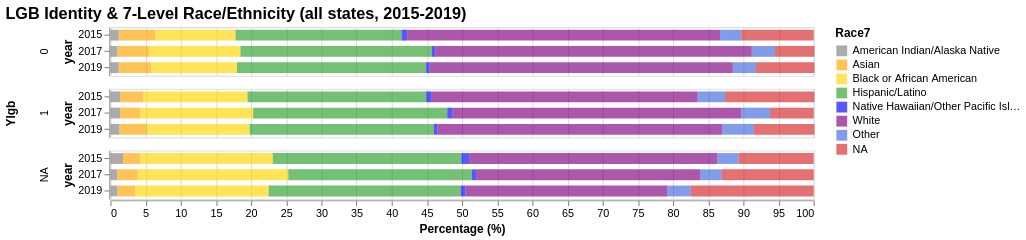

Describe this chart as a Vega-Lite specification.
### Vega-Lite specification from a JSON file in a GitHub repository (floating-point values rounded to 4 significant figures)
{"config": {"view": {"continuousWidth": 400, "continuousHeight": 300}, "range": {"category": ["gray", "orange", "gold", "#2ca02c", "blue", "purple", "royalblue", "#d62728"]}, "title": {"fontSize": 15}}, "data": {"name": "data-bd738699dca28fe7cbc481af1a1c91e9"}, "mark": {"type": "bar", "opacity": 0.66, "size": 10}, "encoding": {"color": {"field": "Race7", "sort": {"field": "order", "order": "ascending"}, "type": "nominal"}, "order": {"field": "order", "type": "nominal"}, "row": {"field": "Ylgb", "spacing": 10, "type": "nominal"}, "tooltip": [{"field": "state", "title": "State", "type": "nominal"}, {"field": "year", "title": "Year", "type": "ordinal"}, {"field": "Race7", "title": "Race7", "type": "nominal"}, {"field": "percent", "title": "Percent (%)", "type": "quantitative"}], "x": {"aggregate": "sum", "axis": {"title": "Percentage (%)"}, "field": "percent", "scale": {"domainMax": 100}, "type": "quantitative"}, "y": {"field": "year", "type": "ordinal"}}, "height": 45, "selection": {"selector013": {"type": "interval", "bind": "scales", "encodings": ["x", "y"]}}, "title": "LGB Identity & 7-Level Race/Ethnicity (all states, 2015-2019)", "transform": [{"calculate": "{'American Indian/Alaska Native':0, 'Asian':1, 'Black or African American':2, 'Hispanic/Latino':3, 'Native Hawaiian/Other Pacific Islander':4, 'White':5, 'Other':6, 'NA':7}[datum.Race7]", "as": "order"}], "width": 650, "$schema": "https://vega.github.io/schema/vega-lite/v4.17.0.json", "datasets": {"data-bd738699dca28fe7cbc481af1a1c91e9": [{"year": 2015, "Ylgb": "0", "Race7": "American Indian/Alaska Native", "percent": 1.2}, {"year": 2015, "Ylgb": "0", "Race7": "Asian", "percent": 5.2}, {"year": 2015, "Ylgb": "0", "Race7": "Black or African American", "percent": 11.4}, {"year": 2015, "Ylgb": "0", "Race7": "Hispanic/Latino", "percent": 23.6}, {"year": 2015, "Ylgb": "0", "Race7": "NA", "percent": 10.3}, {"year": 2015, "Ylgb": "0", "Race7": "Native Hawaiian/Other Pacific Islander", "percent": 0.8}, {"year": 2015, "Ylgb": "0", "Race7": "Other", "percent": 3.0}, {"year": 2015, "Ylgb": "0", "Race7": "White", "percent": 44.5}, {"year": 2015, "Ylgb": "1", "Race7": "American Indian/Alaska Native", "percent": 1.4}, {"year": 2015, "Ylgb": "1", "Race7": "Asian", "percent": 3.3}, {"year": 2015, "Ylgb": "1", "Race7": "Black or African American", "percent": 14.8}, {"year": 2015, "Ylgb": "1", "Race7": "Hispanic/Latino", "percent": 25.4}, {"year": 2015, "Ylgb": "1", "Race7": "NA", "percent": 12.7}, {"year": 2015, "Ylgb": "1", "Race7": "Native Hawaiian/Other Pacific Islander", "percent": 0.8}, {"year": 2015, "Ylgb": "1", "Race7": "Other", "percent": 3.9}, {"year": 2015, "Ylgb": "1", "Race7": "White", "percent": 37.8}, {"year": 2015, "Ylgb": "NA", "Race7": "American Indian/Alaska Native", "percent": 1.8}, {"year": 2015, "Ylgb": "NA", "Race7": "Asian", "percent": 2.4}, {"year": 2015, "Ylgb": "NA", "Race7": "Black or African American", "percent": 18.9}, {"year": 2015, "Ylgb": "NA", "Race7": "Hispanic/Latino", "percent": 26.8}, {"year": 2015, "Ylgb": "NA", "Race7": "NA", "percent": 10.7}, {"year": 2015, "Ylgb": "NA", "Race7": "Native Hawaiian/Other Pacific Islander", "percent": 1.1}, {"year": 2015, "Ylgb": "NA", "Race7": "Other", "percent": 3.0}, {"year": 2015, "Ylgb": "NA", "Race7": "White", "percent": 35.3}, {"year": 2017, "Ylgb": "0", "Race7": "American Indian/Alaska Native", "percent": 1.0}, {"year": 2017, "Ylgb": "0", "Race7": "Asian", "percent": 4.5}, {"year": 2017, "Ylgb": "0", "Race7": "Black or African American", "percent": 13.0}, {"year": 2017, "Ylgb": "0", "Race7": "Hispanic/Latino", "percent": 27.2}, {"year": 2017, "Ylgb": "0", "Race7": "NA", "percent": 5.6}, {"year": 2017, "Ylgb": "0", "Race7": "Native Hawaiian/Other Pacific Islander", "percent": 0.5}, {"year": 2017, "Ylgb": "0", "Race7": "Other", "percent": 3.3}, {"year": 2017, "Ylgb": "0", "Race7": "White", "percent": 45.0}, {"year": 2017, "Ylgb": "1", "Race7": "American Indian/Alaska Native", "percent": 1.4}, {"year": 2017, "Ylgb": "1", "Race7": "Asian", "percent": 2.8}, {"year": 2017, "Ylgb": "1", "Race7": "Black or African American", "percent": 16.1}, {"year": 2017, "Ylgb": "1", "Race7": "Hispanic/Latino", "percent": 27.6}, {"year": 2017, "Ylgb": "1", "Race7": "NA", "percent": 6.2}, {"year": 2017, "Ylgb": "1", "Race7": "Native Hawaiian/Other Pacific Islander", "percent": 0.7}, {"year": 2017, "Ylgb": "1", "Race7": "Other", "percent": 4.1}, {"year": 2017, "Ylgb": "1", "Race7": "White", "percent": 41.1}, {"year": 2017, "Ylgb": "NA", "Race7": "American Indian/Alaska Native", "percent": 1.0}, {"year": 2017, "Ylgb": "NA", "Race7": "Asian", "percent": 2.9}, {"year": 2017, "Ylgb": "NA", "Race7": "Black or African American", "percent": 21.4}, {"year": 2017, "Ylgb": "NA", "Race7": "Hispanic/Latino", "percent": 26.1}, {"year": 2017, "Ylgb": "NA", "Race7": "NA", "percent": 13.1}, {"year": 2017, "Ylgb": "NA", "Race7": "Native Hawaiian/Other Pacific Islander", "percent": 0.6}, {"year": 2017, "Ylgb": "NA", "Race7": "Other", "percent": 3.0}, {"year": 2017, "Ylgb": "NA", "Race7": "White", "percent": 31.9}, {"year": 2019, "Ylgb": "0", "Race7": "American Indian/Alaska Native", "percent": 1.2}, {"year": 2019, "Ylgb": "0", "Race7": "Asian", "percent": 4.6}, {"year": 2019, "Ylgb": "0", "Race7": "Black or African American", "percent": 12.2}, {"year": 2019, "Ylgb": "0", "Race7": "Hispanic/Latino", "percent": 26.9}, {"year": 2019, "Ylgb": "0", "Race7": "NA", "percent": 8.3}, {"year": 2019, "Ylgb": "0", "Race7": "Native Hawaiian/Other Pacific Islander", "percent": 0.5}, {"year": 2019, "Ylgb": "0", "Race7": "Other", "percent": 3.3}, {"year": 2019, "Ylgb": "0", "Race7": "White", "percent": 43.1}, {"year": 2019, "Ylgb": "1", "Race7": "American Indian/Alaska Native", "percent": 1.3}, {"year": 2019, "Ylgb": "1", "Race7": "Asian", "percent": 3.9}, {"year": 2019, "Ylgb": "1", "Race7": "Black or African American", "percent": 14.6}, {"year": 2019, "Ylgb": "1", "Race7": "Hispanic/Latino", "percent": 26.2}, {"year": 2019, "Ylgb": "1", "Race7": "NA", "percent": 8.6}, {"year": 2019, "Ylgb": "1", "Race7": "Native Hawaiian/Other Pacific Islander", "percent": 0.5}, {"year": 2019, "Ylgb": "1", "Race7": "Other", "percent": 4.5}, {"year": 2019, "Ylgb": "1", "Race7": "White", "percent": 40.5}, {"year": 2019, "Ylgb": "NA", "Race7": "American Indian/Alaska Native", "percent": 1.0}, {"year": 2019, "Ylgb": "NA", "Race7": "Asian", "percent": 2.5}, {"year": 2019, "Ylgb": "NA", "Race7": "Black or African American", "percent": 19.0}, {"year": 2019, "Ylgb": "NA", "Race7": "Hispanic/Latino", "percent": 27.3}, {"year": 2019, "Ylgb": "NA", "Race7": "NA", "percent": 17.5}, {"year": 2019, "Ylgb": "NA", "Race7": "Native Hawaiian/Other Pacific Islander", "percent": 0.7}, {"year": 2019, "Ylgb": "NA", "Race7": "Other", "percent": 3.3}, {"year": 2019, "Ylgb": "NA", "Race7": "White", "percent": 28.7}]}}
